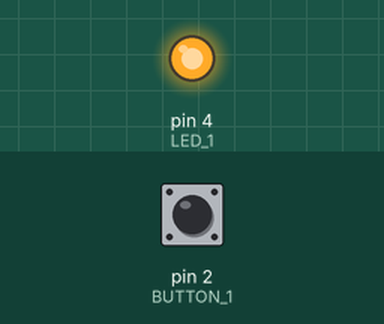
Bench run of a sketch on a simulated Arduino Uno, built with avr-gcc and run on an emulated ATmega328P. Parts: output pins drawn as LEDs (lit = HIGH). Dashed ring = blinking. The test bench sets the inputs (shaded band); at power-on: pin 2 (BUTTON_1) HIGH.

Above: at 1.2 s.
1.3 s: pin 2 (BUTTON_1) pulled LOW for 0.15 s
At 2.1 s:
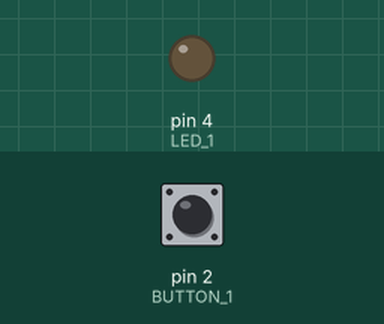
3.0 s: pin 2 (BUTTON_1) pulled LOW for 1 s
At 6.9 s:
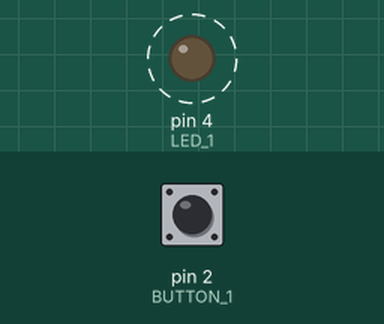
7.0 s: pin 2 (BUTTON_1) pulled LOW for 3.2 s
At 8.0 s:
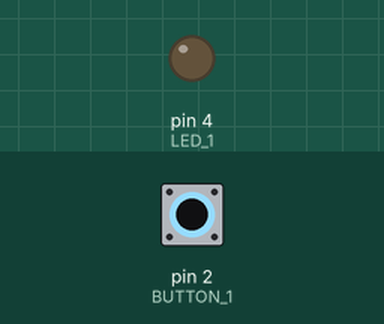
Timing chart, 0 to 10.0 s (numbered marks = the images above; inputs shaded):
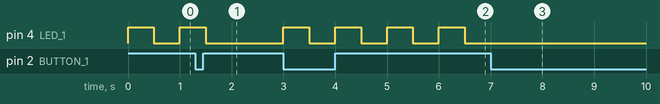

Measured:
- after the input at 1.3 s, pin 4 (LED_1): goes on until 1.5 s, then stays LOW
- after the input at 3.0 s, pin 4 (LED_1): alternates HIGH for 0.50 s and LOW for 0.50 s, starting at once
- after the input at 7.0 s, pin 4 (LED_1): stops changing and stays LOW

The sketch:

inturrupt_example.ino
```cpp
int LED_1 = 4;
int BUTTON_1 = 2;
boolean STOP = false;

void setup() {
  pinMode(LED_1, OUTPUT);
  pinMode(BUTTON_1, INPUT);
  attachInterrupt(digitalPinToInterrupt(BUTTON_1), updateEx, FALLING);
  digitalWrite(LED_1, LOW);
}

void loop() {
  if (!STOP) {
    digitalWrite(LED_1, HIGH);
    delay(500);
    digitalWrite(LED_1, LOW);
  }
  delay(500);
}

void updateEx() {
  if (STOP == false) {
    STOP = true;
  } else {
    STOP = false;
  }
}
```
